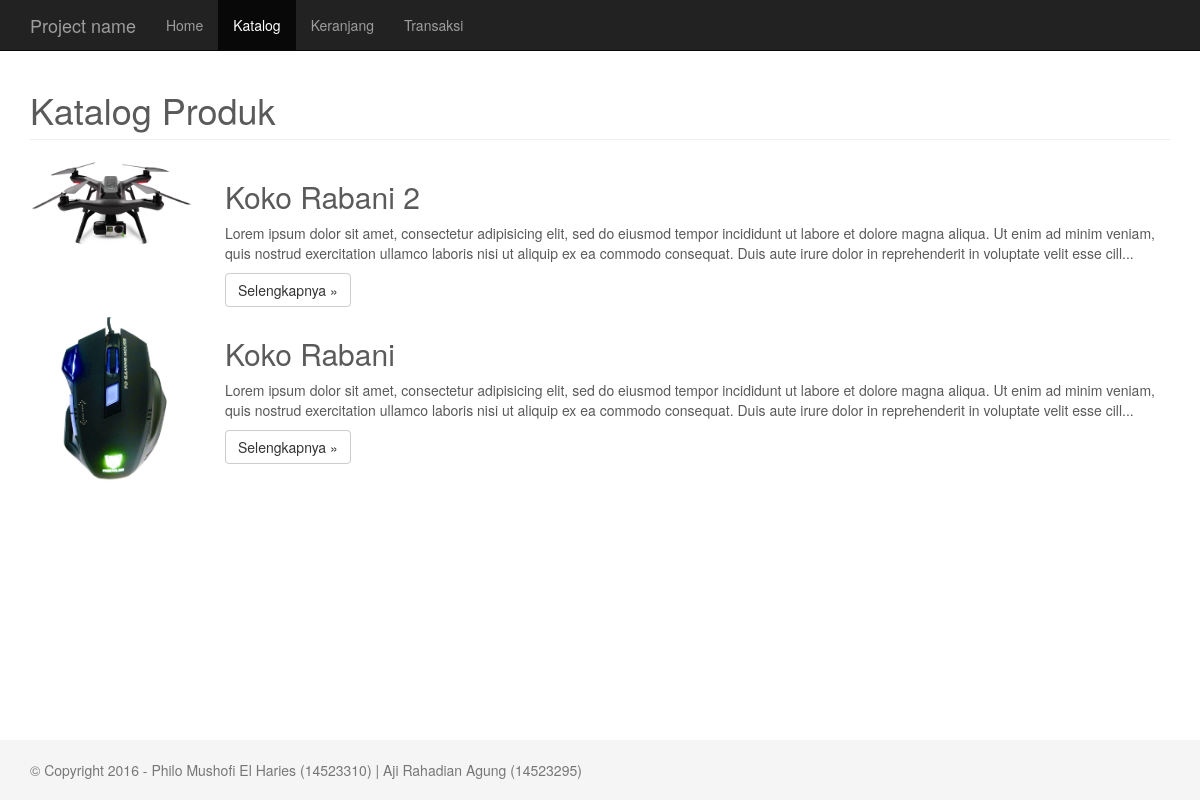
Page /katalog.php on the committed database.
### tables this page shows
CREATE TABLE IF NOT EXISTS `produk` (
`id` int(11) NOT NULL,
  `nama` varchar(255) NOT NULL,
  `harga` int(11) NOT NULL,
  `ukuran` varchar(10) NOT NULL,
  `deskripsi` text NOT NULL,
  `kategori` varchar(255) NOT NULL,
  `image` varchar(50) NOT NULL
);

### katalog.php (the view, shortened to what this page needs)
<?php
require_once("config/database.php");
?>
<!DOCTYPE html>
<html lang="en">
<head>
    <link href="assets/bootstrap/css/bootstrap.min.css" rel="stylesheet" />
    <link href="css/index.css" rel="stylesheet" />
  </head>
  <body>
    <div class="navbar navbar-inverse navbar-fixed-top" role="navigation">
      <div class="container">
        <div class="navbar-header">
          <a class="navbar-brand" href="#">Project name</a>
        </div>
        <div class="navbar-collapse collapse">
          <ul class="nav navbar-nav">
            <li><a href="index.php">Home</a></li>
            <li class="active"><a href="katalog.php">Katalog</a></li>
            <li><a href="keranjang.php">Keranjang</a></li>
            <li><a href="transaksi.php">Transaksi</a></li>
          </ul>
        </div>
      </div>
    </div>
    <div class="container marketing">
      <h1 class="page-header">Katalog Produk</h1>
      <div class="featured-wrapper">
        <?php
        $katalog = mysqli_query($conn, "SELECT p.* FROM produk p LEFT JOIN transaksi_item ti ON p.id = ti.produk_id GROUP BY p.id ORDER BY ti.id DESC");
        while ($row = mysqli_fetch_array($katalog)) { ?>
        <div class="row">
          <div class="col-sm-2">
            <img class="img-circle" src="img/produk/<?php echo $row["image"]; ?>" alt="Generic placeholder image" style="width: 100%;">
          </div>
          <div class="col-sm-10">
            <h2><?php echo $row["nama"]; ?></h2>
            <p><?php echo (strlen($row["deskripsi"]) > 300) ? substr($row["deskripsi"], 0, 300).'...' : $row["deskripsi"]; ?></p>
            <p><a class="btn btn-default" href="detail.php?id=<?php echo $row["id"]; ?>" role="button">Selengkapnya »</a></p>
          </div>
        </div>
        <?php }?>
      </div>
    </div>
    <footer>
      <div class="container">
        <p class="text-muted">&copy; Copyright 2016 - Philo Mushofi El Haries (14523310) | Aji Rahadian Agung (14523295)</p>
      </div>
    </footer>
  </body>
</html>

### css/index.css (style rules this page uses)
html { position: relative; min-height: 100%; }
body { margin-bottom: 60px; }
body { padding-top: 50px; padding-bottom: 40px; color: #5a5a5a; }
.marketing h2 { font-weight: normal; }
body > footer { position: absolute; bottom: 0; width: 100%; height: 60px; background-color: #f5f5f5; }
body > footer > .container { padding-right: 15px; padding-left: 15px; }
body > footer > .container .text-muted { margin: 20px 0; }

### rows in the picture
produk: image (picture), nama "Koko Rabani 2", deskripsi "Lorem ipsum dolor sit amet, consectetur adipisicing elit, sed do eiusmod tempor incididunt ut labore et dolore magna aliqua. Ut enim ad minim veniam, quis nostrud exercitation ullamco laboris nisi ut aliquip ex ea commodo consequat. Duis aute irure dolor in reprehenderit in voluptate velit esse cill"
produk: image (picture), nama "Koko Rabani", deskripsi "Lorem ipsum dolor sit amet, consectetur adipisicing elit, sed do eiusmod tempor incididunt ut labore et dolore magna aliqua. Ut enim ad minim veniam, quis nostrud exercitation ullamco laboris nisi ut aliquip ex ea commodo consequat. Duis aute irure dolor in reprehenderit in voluptate velit esse cill"
